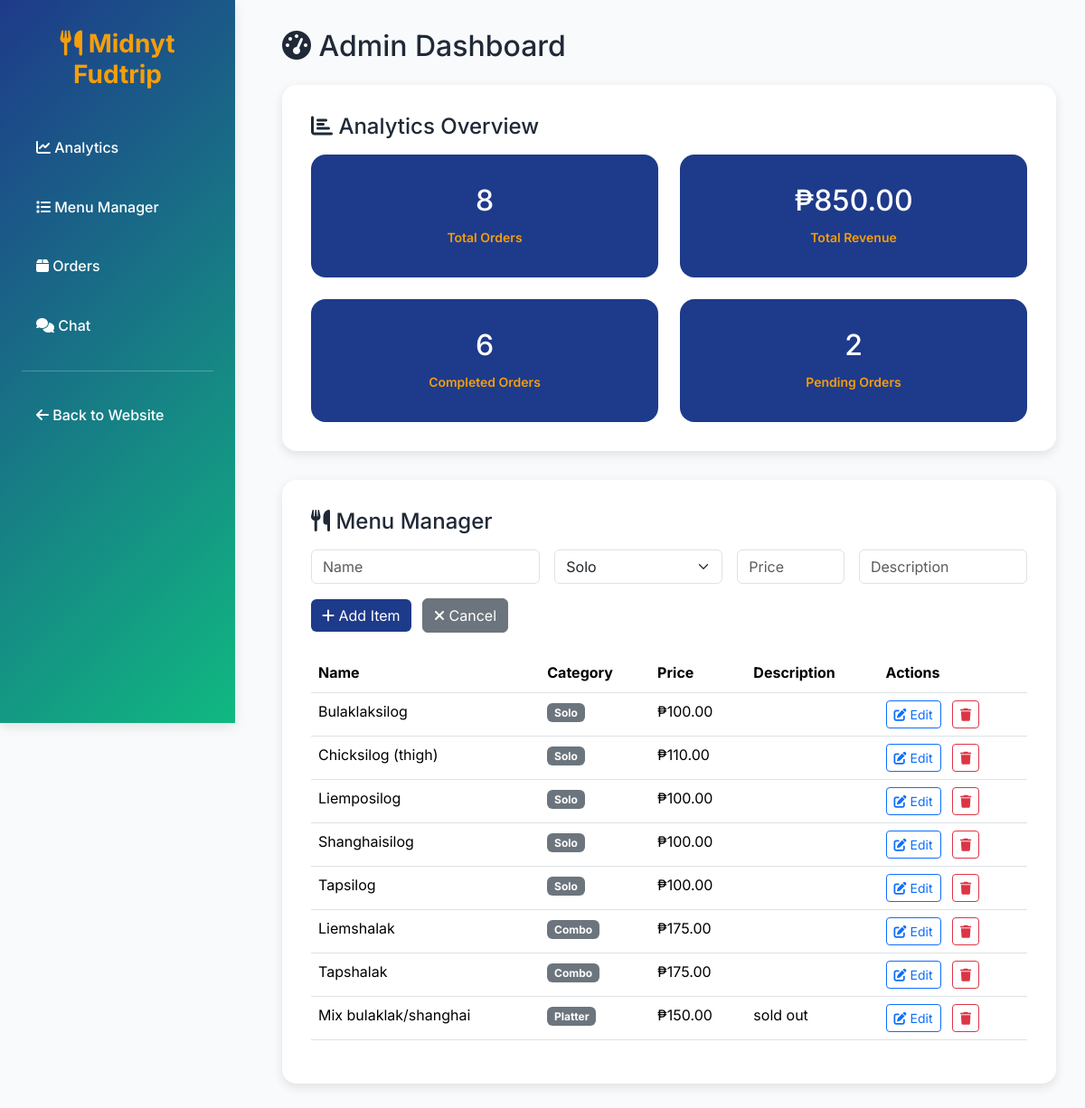
The app's page /admin.php with its own data.
### tables this page shows
CREATE TABLE `menu` (
  `id` int(11) NOT NULL,
  `name` varchar(200) NOT NULL,
  `category` enum('Solo','Combo','Platter') NOT NULL,
  `price` decimal(9,2) NOT NULL DEFAULT 0.00,
  `description` text DEFAULT NULL,
  `status` enum('Available','Sold Out') DEFAULT 'Available',
  `image` varchar(255) DEFAULT NULL,
  `created_at` timestamp NOT NULL DEFAULT current_timestamp()
);

### admin.php (the view, shortened to what this page needs)
<?php
$db_host='localhost';
$db_name='midnyt_fudtrip_db';
$db_user='root';
$db_pass='';
try {
    $pdo = new PDO("mysql:host=$db_host;dbname=$db_name;charset=utf8",$db_user,$db_pass,[PDO::ATTR_ERRMODE=>PDO::ERRMODE_EXCEPTION]);
} catch(PDOException $e){ die("DB Error: ".$e->getMessage()); }
function e($s){ return htmlspecialchars($s??'',ENT_QUOTES); }
$menu_items = $pdo->query("SELECT * FROM menu ORDER BY FIELD(category,'Solo','Combo','Platter'), name")->fetchAll(PDO::FETCH_ASSOC);
$analytics = $pdo->query("
    SELECT
        COUNT(*) as total_orders,
        COALESCE(SUM(total_price),0) as total_revenue,
        SUM(CASE WHEN status='Completed' THEN 1 ELSE 0 END) as completed_orders,
        SUM(CASE WHEN status='Pending' THEN 1 ELSE 0 END) as pending_orders
    FROM orders
")->fetch(PDO::FETCH_ASSOC);
?>
<!doctype html>
<html lang="en">
<head>
<link href="https://cdn.jsdelivr.net/npm/bootstrap@5.3.2/dist/css/bootstrap.min.css" rel="stylesheet">
<link rel="stylesheet" href="https://cdnjs.cloudflare.com/ajax/libs/font-awesome/6.5.0/css/all.min.css">
</head>
<body>
<div class="sidebar">
    <h3><i class="fa fa-utensils"></i> Midnyt Fudtrip</h3>
    <a href="#analytics"><i class="fa fa-chart-line"></i> Analytics</a>
    <a href="#menu"><i class="fa fa-list"></i> Menu Manager</a>
    <a href="#orders"><i class="fa fa-box"></i> Orders</a>
    <a href="javascript:void(0)" onclick="toggleChatBox()"><i class="fa fa-comments"></i> Chat</a>
    <hr>
    <a href="index.php"><i class="fa fa-arrow-left"></i> Back to Website</a>
</div>
<div class="main">
    <h2 class="mb-4"><i class="fa fa-tachometer-alt"></i> Admin Dashboard</h2>
    <div id="analytics" class="card-pro">
        <h4 class="mb-3"><i class="fa fa-chart-bar"></i> Analytics Overview</h4>
        <div class="analytics-grid">
            <div class="analytics-box">
                <h3><?= $analytics['total_orders'] ?></h3>
                <small>Total Orders</small>
            </div>
            <div class="analytics-box">
                <h3>₱<?= number_format($analytics['total_revenue'],2) ?></h3>
                <small>Total Revenue</small>
            </div>
            <div class="analytics-box">
                <h3><?= $analytics['completed_orders'] ?></h3>
                <small>Completed Orders</small>
            </div>
            <div class="analytics-box">
                <h3><?= $analytics['pending_orders'] ?></h3>
                <small>Pending Orders</small>
            </div>
        </div>
    </div>
    <div id="menu" class="card-pro">
        <h4 class="mb-3"><i class="fa fa-utensils"></i> Menu Manager</h4>
        <form method="post" class="row g-3 mb-4">
            <div class="col-md-4"><input name="name" id="name" class="form-control" placeholder="Name" required></div>
            <div class="col-md-3"><select name="category" id="category" class="form-select"><option>Solo</option><option>Combo</option><option>Platter</option></select></div>
            <div class="col-md-2"><input type="number" name="price" id="price" class="form-control" step="0.01" placeholder="Price" required></div>
            <div class="col-md-3"><input type="text" name="description" id="description" class="form-control" placeholder="Description"></div>
            <div class="col-12">
                <button class="btn btn-primary" id="submitBtn"><i class="fa fa-plus"></i> Add Item</button>
                <button type="button" class="btn btn-secondary ms-2" onclick="resetForm()"><i class="fa fa-times"></i> Cancel</button>
            </div>
        </form>
        <div class="table-responsive">
            <table class="table table-hover">
                <thead><tr><th>Name</th><th>Category</th><th>Price</th><th>Description</th><th>Actions</th></tr></thead>
                <tbody>
                <?php foreach($menu_items as $mi): ?>
                    <tr>
                        <td><?= e($mi['name']) ?></td>
                        <td><span class="badge bg-secondary"><?= e($mi['category']) ?></span></td>
                        <td>₱<?= number_format($mi['price'],2) ?></td>
                        <td><?= e($mi['description']) ?></td>
                        <td>
                            <button
                                type="button"
                                class="btn btn-sm btn-outline-primary me-2 edit-btn"
                                data-id="<?= $mi['id'] ?>"
                                data-name="<?= e($mi['name']) ?>"
                                data-category="<?= e($mi['category']) ?>"
                                data-price="<?= $mi['price'] ?>"
                                data-description="<?= e($mi['description']) ?>">
                                <i class="fa fa-edit"></i> Edit
                            </button>
                            <form method="post" class="d-inline" onsubmit="return confirm('Delete this menu item?')">
                                <button class="btn btn-sm btn-outline-danger"><i class="fa fa-trash"></i></button>
                            </form>
                        </td>
                    </tr>
                <?php endforeach; ?>
                </tbody>
            </table>
        </div>
    </div>
</div>
</body>
</html>

### admin.php (style rules this page uses)
:root { --primary: #1e3a8a; --secondary: #10b981; --accent: #f59e0b; --light-bg: #f8fafc; --dark-text: #1f2937; --shadow: 0 4px 12px rgba(0,0,0,0.1); --transition: all 0.3s ease; }
body { font-family: 'Inter', sans-serif; background: var(--light-bg); color: var(--dark-text); line-height: 1.6; margin: 0; }
.sidebar { width: 260px; height: 100vh; position: fixed; left: 0; top: 0; background: linear-gradient(135deg, var(--primary), var(--secondary)); color: white; display: flex; flex-direction: column; padding: 2rem 1.5rem; box-shadow: var(--shadow); }
.sidebar h3 { font-weight: 700; color: var(--accent); margin-bottom: 2rem; text-align: center; }
.sidebar a { color: white; text-decoration: none; margin: 0.5rem 0; display: block; padding: 0.75rem 1rem; border-radius: 12px; transition: var(--transition); font-weight: 500; }
.main { margin-left: 280px; padding: 2rem; }
.card-pro { background: white; border-radius: 16px; box-shadow: var(--shadow); border: none; padding: 2rem; margin-bottom: 2rem; transition: var(--transition); }
.analytics-grid { display: grid; grid-template-columns: repeat(auto-fit, minmax(250px, 1fr)); gap: 1.5rem; }
.analytics-box { background: var(--primary); color: white; padding: 2rem; border-radius: 16px; text-align: center; transition: var(--transition); }
.analytics-box h3 { font-size: 2rem; margin-bottom: 0.5rem; }
.analytics-box small { color: var(--accent); font-weight: 600; }
.table thead { background: var(--primary); color: white; }
.btn-primary { background: var(--primary); border: none; }

### records on screen
menu: name "Bulaklaksilog", category "Solo", price "100.00"
menu: name "Chicksilog (thigh)", category "Solo", price "110.00"
menu: name "Liemposilog", category "Solo", price "100.00"
menu: name "Shanghaisilog", category "Solo", price "100.00"
menu: name "Tapsilog", category "Solo", price "100.00"
menu: name "Liemshalak", category "Combo", price "175.00"
menu: name "Tapshalak", category "Combo", price "175.00"
menu: name "Mix bulaklak/shanghai", category "Platter", price "150.00", description "sold out"

### other values on screen
$analytics['total_orders'] "8"
$analytics['total_revenue'] "850.00"
$analytics['completed_orders'] "6"
$analytics['pending_orders'] "2"
